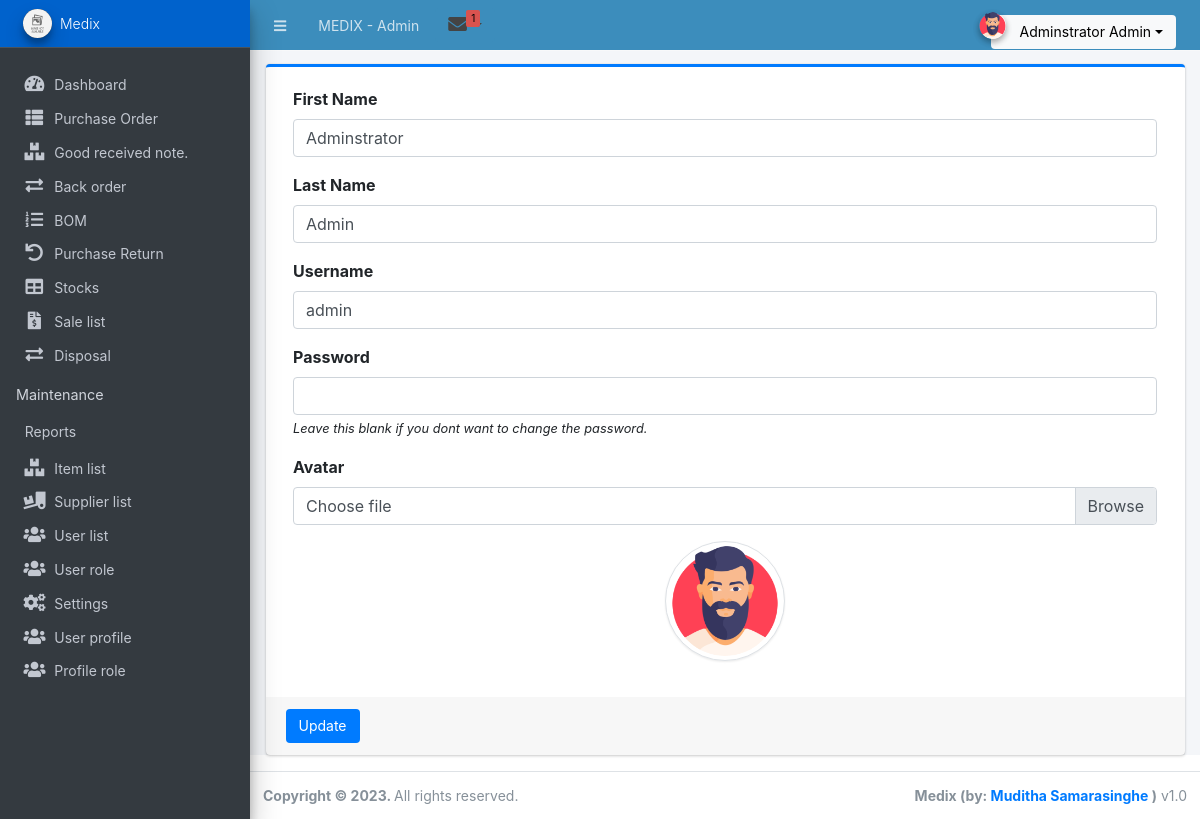
The app's page /admin/index.php?page=user (signed in) with its own data.
### tables this page shows
CREATE TABLE `role` (
  `id` int(11) NOT NULL,
  `name` text NOT NULL,
  `pagename` varchar(45) DEFAULT NULL,
  `role_order` int(11) DEFAULT NULL,
  `status` tinyint(1) NOT NULL DEFAULT 1,
  `aweclass` varchar(45) DEFAULT NULL,
  `maintenance` tinyint(1) NOT NULL DEFAULT 1,
  `db_name` varchar(45) DEFAULT NULL,
  `bg_color` varchar(45) DEFAULT 'bg-light',
  `date_created` datetime NOT NULL DEFAULT current_timestamp(),
  `date_updated` datetime NOT NULL DEFAULT current_timestamp() ON UPDATE current_timestamp()
);

CREATE TABLE `users` (
  `id` int(11) NOT NULL,
  `firstname` varchar(250) NOT NULL,
  `middlename` text DEFAULT NULL,
  `lastname` varchar(250) NOT NULL,
  `username` text NOT NULL,
  `password` text NOT NULL,
  `avatar` text DEFAULT NULL,
  `last_login` datetime DEFAULT NULL,
  `type` tinyint(1) NOT NULL DEFAULT 0,
  `date_added` datetime NOT NULL DEFAULT current_timestamp(),
  `date_updated` datetime DEFAULT NULL ON UPDATE current_timestamp()
);

### config.php (called while the page is built, shortened)
<?php
require_once('classes/DBConnection.php');
require_once('classes/SystemSettings.php');
function validate_image($file){
	if(!empty($file)){
        $ex = explode('?',$file);
        $file = $ex[0];
        $param =  isset($ex[1]) ? '?'.$ex[1]  : '';
		if(is_file(base_app.$file)){
			return base_url.$file.$param;
		}else{
			return base_url.'dist/img/no-image-available.png';
		}
	}else{
		return base_url.'dist/img/no-image-available.png';
	}
}
function isMobileDevice(){
    $aMobileUA = array(
        '/iphone/i' => 'iPhone',
        '/ipod/i' => 'iPod',
        '/ipad/i' => 'iPad',
        '/android/i' => 'Android',
        '/blackberry/i' => 'BlackBerry',
        '/webos/i' => 'Mobile'
    );
    return false;
}
?>

### classes/DBConnection.php (called while the page is built, shortened)
<?php
class DBConnection
{
    private $host = DB_SERVER;
    private $username = DB_USERNAME;
    private $password = DB_PASSWORD;
    private $database = DB_NAME;
    public $conn;
    public function __construct()
    {
        if (!isset($this->conn)) {
            $this->conn = new mysqli($this->host, $this->username, $this->password, $this->database);
        }
    }
}
?>

### classes/SystemSettings.php (called while the page is built, shortened)
<?php
class SystemSettings extends DBConnection
{
    function userdata($field = '')
    {
        if (!empty($field)) {
            if (isset($_SESSION['userdata'][$field]))
                return $_SESSION['userdata'][$field];
            else
                return null;
        } else {
            return false;
        }
    }
    function info($field = '')
    {
        if (!empty($field)) {
            if (isset($_SESSION['system_info'][$field]))
                return $_SESSION['system_info'][$field];
            else
                return false;
        } else {
            return false;
        }
    }
}
$_settings = new SystemSettings();
?>

### admin/inc/topBarNav.php (the view, shortened to what this page needs)
    <nav class="main-header navbar navbar-expand navbar-dark border border-light border-top-0  border-left-0 border-right-0 navbar-light text-sm bg-lightblue">
      <ul class="navbar-nav">
        <li class="nav-item">
        <a class="nav-link" data-widget="pushmenu" href="#" role="button"><i class="fas fa-bars"></i></a>
        </li>
        <li class="nav-item d-none d-sm-inline-block">
          <a href="<?php echo base_url ?>admin/index.php" class="nav-link"><?php echo (!isMobileDevice()) ? $_settings->info('name'):$_settings->info('short_name'); ?> - Admin</a>
        </li>
      </ul>
<?php
$qry0 = $conn->query("SELECT u.type FROM users u where u.id = '".$_SESSION['userdata']['id']."'");
   if($qry0->num_rows >0){
 while($row0 = $qry0->fetch_assoc()):
     $profileid = $row0['type'];
  endwhile;
   }
?>
<div class="btn-group new_messages">
				<a href="" class="btn btn-default dropdown-toggle tp-icon" data-toggle="dropdown" style="background-color: #3c8dbc !important;" aria-expanded="false">
					<i class="fa fa-envelope fa-lg"></i>
					<span class="badge"><?php echo $conn->query("SELECT * FROM messages a WHERE msg_id = (SELECT MAX(msg_id) FROM messages WHERE a.event_id = event_id and a.role_name=role_name) and a.status = '0' and a.profileid='". $profileid."'")->num_rows; ?></span>
				</a>
			</div>
      <ul class="navbar-nav ml-auto">
        <li class="nav-item">
          <div class="btn-group nav-link">
                <button type="button" class="btn btn-rounded badge badge-light dropdown-toggle dropdown-icon" data-toggle="dropdown">
                  <span><img src="<?php echo validate_image($_settings->userdata('avatar')) ?>" class="img-circle elevation-2 user-img" alt="User Image"></span>
                  <span class="ml-3"><?php echo ucwords($_settings->userdata('firstname').' '.$_settings->userdata('lastname')) ?></span>
                </button>
            </div>
        </li>
      </ul>
    </nav>

### admin/inc/navigation.php (shortened to what this page needs)
   <aside class="main-sidebar sidebar-dark-primary elevation-4 sidebar-no-expand">
     <a href="<?php echo base_url ?>admin/index.php" class="brand-link bg-primary text-sm">
     <img src="<?php echo validate_image($_settings->info('logo'))?>" alt="Store Logo" class="brand-image img-circle elevation-3 bg-black" style="width: 1.8rem;height: 1.8rem;max-height: unset">
     <span class="brand-text font-weight-light"><?php echo $_settings->info('short_name') ?></span>
     </a>
     <div class="sidebar os-host os-theme-light os-host-overflow os-host-overflow-y os-host-resize-disabled os-host-transition os-host-scrollbar-horizontal-hidden">
       <div class="os-content-glue" style="margin: 0px -8px; width: 249px; height: 646px;"></div>
       <div class="os-padding">
         <div class="os-viewport os-viewport-native-scrollbars-invisible" style="overflow-y: scroll;">
           <div class="os-content" style="padding: 0px 8px; height: 100%; width: 100%;">
             <nav class="mt-4">
                <ul class="nav nav-pills nav-sidebar flex-column text-sm nav-compact nav-flat nav-child-indent nav-collapse-hide-child" data-widget="treeview" role="menu" data-accordion="false">
		<?php
 $qry0 = $conn->query("SELECT u.type FROM users u where u.id = '".$_SESSION['userdata']['id']."'");
  if($qry0->num_rows >0){
while($row0 = $qry0->fetch_assoc()):
    $profileid = $row0['type'];
 endwhile;
  }
		$qry = $conn->query("SELECT r.*,r.name,r.maintenance,r.db_name from `role` r inner join profile_role pr on r.id = pr.roleid where r.status = '1' and pr.profileid='". $profileid."' order by r.maintenance,r.role_order asc ");
		$cou = 0;
		while($row = $qry->fetch_assoc()):	?>
		<?php if($row['maintenance'] == 0): ?>
	   <li class="nav-item dropdown">
                   <a href="<?php echo base_url.$row['pagename'] ?>" class="nav-link nav-home">
                     <i class="nav-icon <?php echo $row['aweclass']; ?>"></i>
                     <p>
                       <?php echo $row['name']; ?>
                     </p>
                   </a>
                 </li>
		 <?php endif; ?>
                 <?php if($row['maintenance'] == 1):
		$cou =$cou +1 ;
		?>
		<?php if($cou == 1): ?>
		<li class="nav-header">Maintenance</li>
		 <?php endif; ?>
                 <li class="nav-item dropdown">
                   <a href="<?php echo base_url.$row['pagename'] ?>" class="nav-link nav-home">
                     <i class="nav-icon <?php echo $row['aweclass']; ?>"></i>
                     <p>
                       <?php echo $row['name']; ?>
                     </p>
                   </a>
                 </li>
				  <?php endif; ?>
                 <?php endwhile; ?>
               </ul>
             </nav>
           </div>
         </div>
       </div>
     </div>
   </aside>

### admin/user/index.php (shortened to what this page needs)
<?php
$user = $conn->query("SELECT * FROM users where id ='".$_settings->userdata('id')."'");
foreach($user->fetch_array() as $k =>$v){
	$meta[$k] = $v;
}
?>
<div class="card card-outline card-primary">
	<div class="card-body">
		<div class="container-fluid">
			<form action="" id="manage-user">
				<div class="form-group">
					<label for="name">First Name</label>
					<input type="text" name="firstname" id="firstname" class="form-control" value="<?php echo isset($meta['firstname']) ? $meta['firstname']: '' ?>" required>
				</div>
				<div class="form-group">
					<label for="name">Last Name</label>
					<input type="text" name="lastname" id="lastname" class="form-control" value="<?php echo isset($meta['lastname']) ? $meta['lastname']: '' ?>" required>
				</div>
				<div class="form-group">
					<label for="username">Username</label>
					<input type="text" name="username" id="username" class="form-control" value="<?php echo isset($meta['username']) ? $meta['username']: '' ?>" required  autocomplete="off">
				</div>
				<div class="form-group">
					<label for="password">Password</label>
					<input type="password" name="password" id="password" class="form-control" value="" autocomplete="off">
					<small><i>Leave this blank if you dont want to change the password.</i></small>
				</div>
				<div class="form-group">
					<label for="" class="control-label">Avatar</label>
					<div class="custom-file">
		              <label class="custom-file-label" for="customFile">Choose file</label>
		            </div>
				</div>
				<div class="form-group d-flex justify-content-center">
					<img src="<?php echo validate_image(isset($meta['avatar']) ? $meta['avatar'] :'') ?>" alt="" id="cimg" class="img-fluid img-thumbnail">
				</div>
			</form>
		</div>
	</div>
	<div class="card-footer">
			<div class="col-md-12">
				<div class="row">
					<button class="btn btn-sm btn-primary" form="manage-user">Update</button>
				</div>
			</div>
		</div>
</div>

### admin/inc/topBarNav.php (style rules this page uses)
.user-img { position: absolute; height: 27px; width: 27px; object-fit: cover; left: -7%; top: -12%; }
.btn-rounded { border-radius: 50px; }
.tp-icon .badge { position: absolute; font-size: 10px; font-weight: normal; right: 4px; top: 10px; line-height: 13px; background-color: #D9534F; -moz-border-radius: 2px; -webkit-border-radius: 2px; border-radius: 2px; padding: 2px 5px; }
.btn .badge { position: relative; top: -1px; }
.btn-default .badge { color: #000; background-color: #333; }
.badge { -moz-border-radius: 2px; -webkit-border-radius: 2px; border-radius: 2px; font-weight: normal; font-size: 11px; vertical-align: middle; display: inline-block; min-width: 10px; padding: 3px 7px; font-size: 12px; font-weight: 700; line-height: 1; color: #000; text-align: center; white-space: nowrap; vertical-align: middle; border-radius: 10px; }
.tp-icon { padding: 10px 20px; line-height: 20px; border-color: #ddd; position: relative; }
.fa { display: inline-block; }
.btn { display: inline-block; padding: 6px 12px; margin-bottom: 0; font-size: 14px; font-weight: 400; line-height: 1.42857143; text-align: center; white-space: nowrap; vertical-align: middle; -ms-touch-action: manipulation; touch-action: manipulation; cursor: pointer; -webkit-user-select: none; -moz-user-select: none; -ms-user-select: none; user-select: none; background-image: none; border: 1px solid transparent; border-radius: 4px; }
.tp-icon .badge { position: absolute; font-size: 10px; font-weight: normal; right: 14px; top: 1px; line-height: 13px; background-color: #D9534F; -moz-border-radius: 2px; -webkit-border-radius: 2px; border-radius: 2px; padding: 2px 5px; }

### admin/user/index.php (style rules this page uses)
img#cimg { height: 15vh; width: 15vh; object-fit: cover; border-radius: 100% 100%; }

### records on screen
role: name "Dashboard"
role: name "Purchase Order"
role: name "Good received note."
role: name "Back order"
role: name "BOM"
role: name "Purchase Return"
role: name "Stocks"
role: name "Sale list"
role: name "Disposal"
role: shows "Maintenance", name "Reports"
role: name "Item list"
role: name "Supplier list"
role: name "User list"
role: name "User role"
role: name "Settings"
role: name "User profile"
role: name "Profile role"
users: firstname "Adminstrator", lastname "Admin", username "admin", avatar (picture)

### other values on screen
$_settings->info('name') "MEDIX"
$_settings->userdata('firstname').' '.$_settings->userdata('lastname') "Adminstrator Admin"
$_settings->info('short_name') "Medix"
